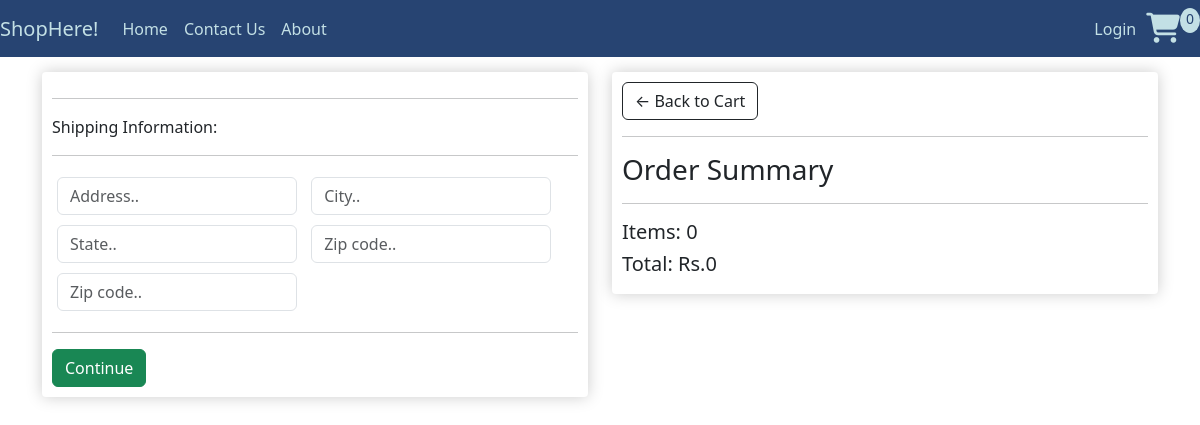
/checkout/ (signed in), run on an earlier commit of the app's database.
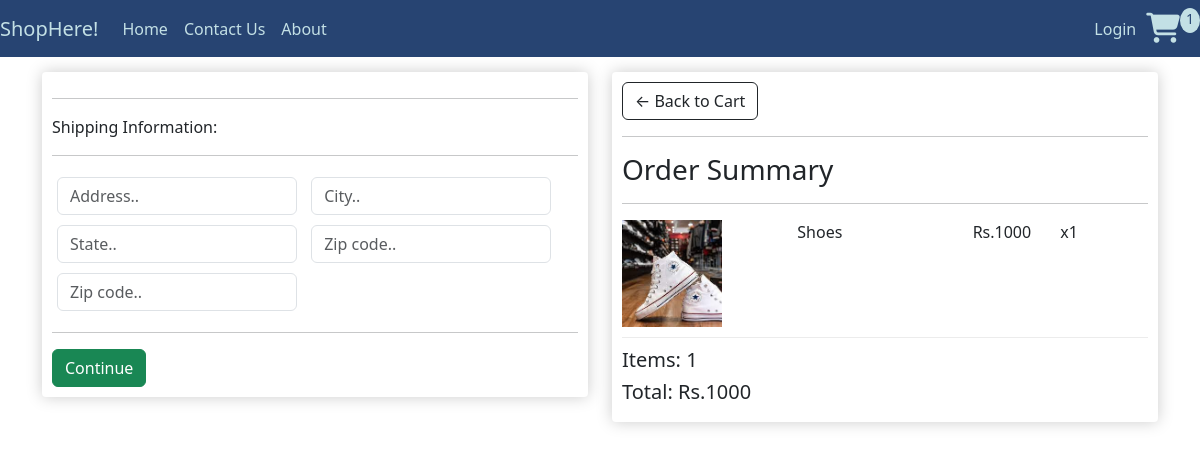
And on a later commit of the database.
### shop/models.py (models this page shows, shortened)
class Order(models.Model):
    customer=models.ForeignKey(Customer,on_delete=models.SET_NULL,null=True,blank=True)
    date_ordered=models.DateTimeField(auto_now_add=True)
    complete=models.BooleanField(default=False)
    transaction_id=models.CharField(max_length=100,null=True)
    @property
    def shipping(self):
        shipping=False
        orderitems=self.orderitem_set.all()
        for i in orderitems:
            if i.product.digital ==False:
                shipping=True
            return shipping
    @property
    def get_cart_total(self):
        orderitems=self.orderitem_set.all()
        total=sum([item.get_total for item in orderitems])
        return total
    @property
    def get_cart_items(self):
        orderitems=self.orderitem_set.all()
        total=sum([item.quantity for item in orderitems])
        return total

class OrderItem(models.Model):
    product=models.ForeignKey(Product_details,on_delete=models.SET_NULL,null=True)
    order=models.ForeignKey(Order,on_delete=models.SET_NULL,null=True)
    quantity=models.IntegerField(default=0,null=True,blank=True)
    date_added=models.DateTimeField(auto_now_add=True)
    @property
    def get_total(self):
        total=self.product.price*self.quantity
        return total

class Product_details(models.Model):
    prod_id=models.AutoField
    prod_name=models.CharField(max_length=30)
    prod_desc=models.TextField()
    image = models.ImageField(upload_to='product/images', default="")
    price = models.IntegerField(default=0)
    pub_date=models.DateField(auto_now_add=True)
    category=models.CharField(max_length=50,default="Sale")
    digital = models.BooleanField(default=False, null=True, blank=True)

### shop/views.py (the view)
# urls.py: path('checkout/',views.checkout,name='Checkout'),
def checkout(request):
    data=cartData(request)
    cartItems=data['cartItems']
    order=data['order']
    items=data['items']
    context={'items':items,'order':order,'cartItems':cartItems}
    return render(request,'checkout.html',context)

### shop/utilis.py (called while the page is built)
def cartData(request):
    if request.user.is_authenticated:
        customer=request.user.customer
        order,created=Order.objects.get_or_create(customer=customer,complete=False)
        items=order.orderitem_set.all()
        cartItems=order.get_cart_items
    else:
        cookieData = cookieCart(request)
        cartItems = cookieData['cartItems']
        order = cookieData['order']
        items = cookieData['items']
    return {'cartItems':cartItems,'order':order,'items':items}

### shop/templates/checkout.html (shortened to what this page needs)
{% extends 'index.html' %}
{% load static %}
{% block body %}
<div class="row">
    <div class="col-lg-6">
        <div class="box-element" id="form-wrapper">
            <form id="form">
                <div id="shipping-info">
                    <hr>
                    <p>Shipping Information:</p>
                    <hr>
                    <div class="form-field">
                        <input class="form-control" type="text" name="address" placeholder="Address..">
                    </div>
                    <div class="form-field">
                        <input class="form-control" type="text" name="city" placeholder="City..">
                    </div>
                    <div class="form-field">
                        <input class="form-control" type="text" name="state" placeholder="State..">
                    </div>
                    <div class="form-field">
                        <input class="form-control" type="text" name="zipcode" placeholder="Zip code..">
                    </div>
                    <div class="form-field">
                        <input class="form-control" type="text" name="country" placeholder="Zip code..">
                    </div>
                </div>
                <hr>
                <input id="form-button" class="btn btn-success btn-block" type="submit" value="Continue">
            </form>
        </div>
        <br>
    </div>
    <div class="col-lg-6">
        <div class="box-element">
            <a class="btn btn-outline-dark" href="{% url 'Cart' %}">&#x2190; Back to Cart</a>
            <hr>
            <h3>Order Summary</h3>
            <hr>
            {% for item in items %}
            <div class="cart-row">
                <div style="flex:2"><img class="row-image" src="/media/{{item.product.image}}"></div>
                <div style="flex:2">
                    <p>{{item.product.prod_name}}</p>
                </div>
                <div style="flex:1">
                    <p>Rs.{{item.product.price}}</p>
                </div>
                <div style="flex:1">
                    <p>x{{item.quantity}}</p>
                </div>
            </div>
            {% endfor %}
            <h5>Items: {{order.get_cart_items}}</h5>
            <h5>Total: Rs.{{order.get_cart_total}}</h5>
        </div>
    </div>
</div>
{% endblock %}

What changed in the data, as far as the page shows it:
no longer on this page (row edited): Order: get_cart_items "0", get_cart_total "0"
added OrderItem: product.image (picture), product.prod_name "Shoes", product.price "1000", quantity "1"
added Order: get_cart_items "1", get_cart_total "1000"
Also different on the page:
{{ cartItems }}: "0" → "1"
